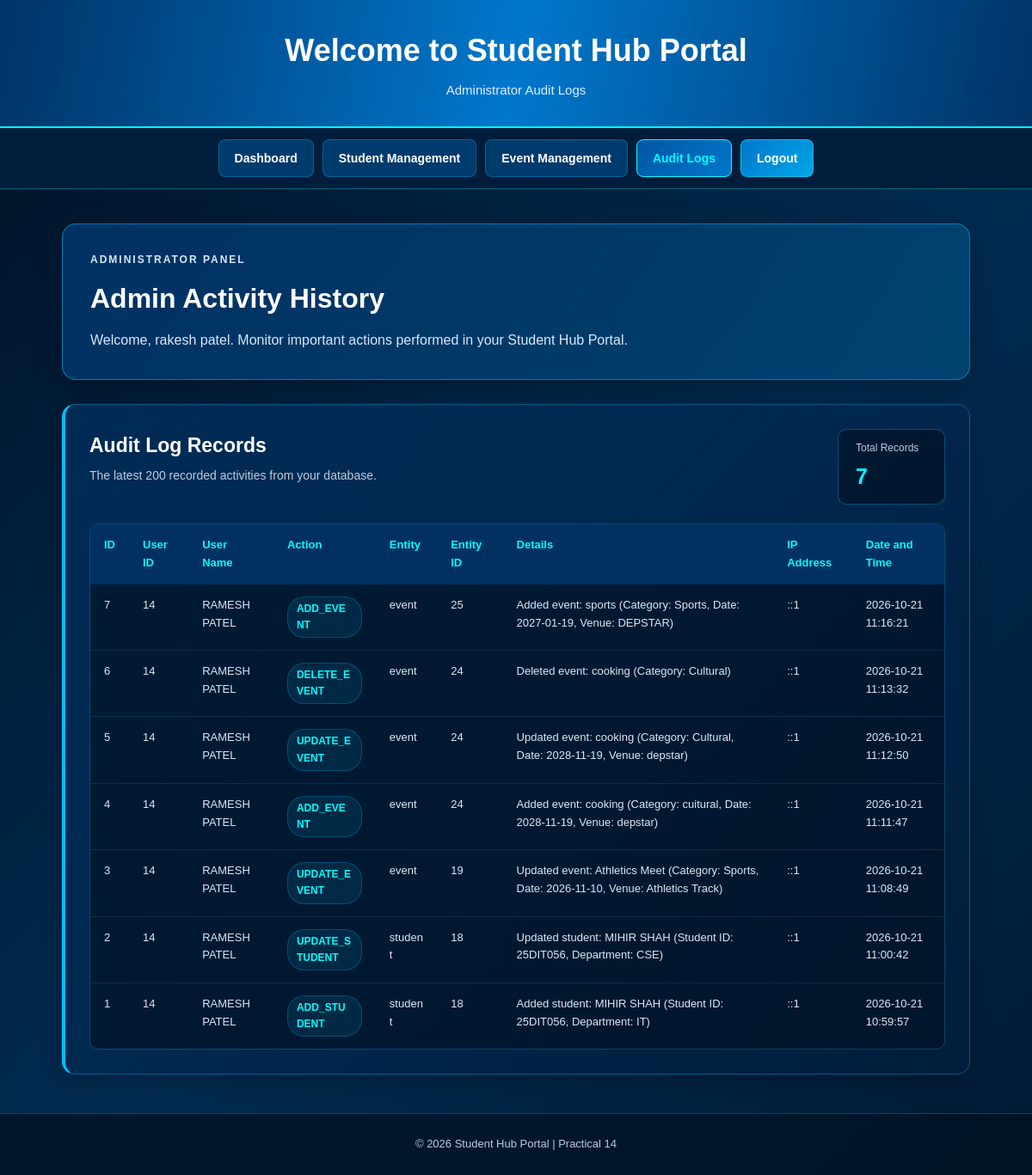
Page /audit_logs.php (signed in) on the committed database.
### tables this page shows
CREATE TABLE `audit_logs` (
  `id` int(11) NOT NULL,
  `user_id` int(11) DEFAULT NULL,
  `user_name` varchar(100) NOT NULL,
  `action` varchar(100) NOT NULL,
  `entity_type` varchar(50) NOT NULL,
  `entity_id` int(11) DEFAULT NULL,
  `details` text DEFAULT NULL,
  `ip_address` varchar(45) DEFAULT NULL,
  `created_at` timestamp NOT NULL DEFAULT current_timestamp()
);

### audit_logs.php (the view, shortened to what this page needs)
<?php
require_once __DIR__ . '/database.php';
$stmt = $conn->query(
    "SELECT id, user_id, user_name, action, entity_type,
            entity_id, details, ip_address, created_at
     FROM audit_logs
     ORDER BY id DESC
     LIMIT 200"
);
$logs = $stmt->fetchAll(PDO::FETCH_ASSOC);
function logEscape($value): string
{
    return htmlspecialchars(
        (string) ($value ?? ''),
        ENT_QUOTES,
        'UTF-8'
    );
}
$adminName = logEscape($_SESSION['student_name'] ?? 'Admin');
?>
<!DOCTYPE html>
<html lang="en">
<head>
    <link rel="stylesheet" href="audit_logs.css?v=2">
</head>
<body>
<header class="header">
    <h1>Welcome to Student Hub Portal</h1>
    <p>Administrator Audit Logs</p>
</header>
<nav class="navbar">
    <a href="admindash.php">Dashboard</a>
    <a href="students.php">Student Management</a>
    <a href="events.php">Event Management</a>
    <a href="audit_logs.php" class="active">Audit Logs</a>
    <a href="logout.php" class="logout-btn">Logout</a>
</nav>
<main class="container">
    <section class="page-intro">
        <p class="eyebrow">ADMINISTRATOR PANEL</p>
        <h2>Admin Activity History</h2>
        <p>
            Welcome, <?= $adminName ?>. Monitor important actions
            performed in your Student Hub Portal.
        </p>
    </section>
    <section class="audit-panel">
        <div class="panel-heading">
            <div>
                <h2>Audit Log Records</h2>
                <p class="audit-description">
                    The latest 200 recorded activities from your database.
                </p>
            </div>
            <div class="record-count">
                <span>Total Records</span>
                <strong><?= count($logs) ?></strong>
            </div>
        </div>
        <?php if (count($logs) > 0): ?>
            <div class="table-wrapper">
                <table class="audit-table">
                    <thead>
                        <tr>
                            <th>ID</th>
                            <th>User ID</th>
                            <th>User Name</th>
                            <th>Action</th>
                            <th>Entity</th>
                            <th>Entity ID</th>
                            <th>Details</th>
                            <th>IP Address</th>
                            <th>Date and Time</th>
                        </tr>
                    </thead>
                    <tbody>
                        <?php foreach ($logs as $log): ?>
                            <tr>
                                <td><?= logEscape($log['id']) ?></td>
                                <td><?= logEscape($log['user_id']) ?></td>
                                <td><?= logEscape($log['user_name']) ?></td>
                                <td>
                                    <span class="action-badge">
                                        <?= logEscape($log['action']) ?>
                                    </span>
                                </td>
                                <td><?= logEscape($log['entity_type']) ?></td>
                                <td><?= logEscape($log['entity_id']) ?></td>
                                <td><?= logEscape($log['details']) ?></td>
                                <td><?= logEscape($log['ip_address']) ?></td>
                                <td><?= logEscape($log['created_at']) ?></td>
                            </tr>
                        <?php endforeach; ?>
                    </tbody>
                </table>
            </div>
        <?php endif; ?>
    </section>
</main>
<footer>
    <p>&copy; <?= date('Y') ?> Student Hub Portal | Practical 14</p>
</footer>
</body>
</html>

### audit_logs.css (style rules this page uses)
* { margin: 0; padding: 0; box-sizing: border-box; }
:root { --navy: #001326; --dark-blue: #003366; --blue: #0077cc; --cyan: #00ffff; --light-cyan: #00bfff; --white: #ffffff; --text: #d5e9f8; --card: rgba(0, 30, 60, 0.92); }
html { scroll-behavior: smooth; }
body { font-family: Arial, Helvetica, sans-serif; background: linear-gradient(135deg, #001326, #002b50 55%, #001a33); background-attachment: fixed; color: var(--white); min-height: 100vh; line-height: 1.6; }
.header { text-align: center; padding: 30px 20px; background: linear-gradient(100deg, #003366, #0077cc, #003366); border-bottom: 2px solid var(--cyan); box-shadow: 0 5px 25px rgba(0, 0, 0, 0.35); }
.header h1 { font-size: clamp(25px, 4vw, 36px); margin-bottom: 5px; color: var(--white); }
.header p { color: #d8f0ff; font-size: 15px; }
.navbar { display: flex; justify-content: flex-end; align-items: center; flex-wrap: wrap; gap: 10px; padding: 13px 6%; background: rgba(0, 30, 60, 0.97); border-bottom: 1px solid rgba(0, 255, 255, 0.3); position: sticky; top: 0; z-index: 10; }
.navbar a { display: inline-block; color: var(--white); background: rgba(0, 119, 204, 0.35); padding: 10px 18px; border: 1px solid rgba(0, 191, 255, 0.3); border-radius: 8px; font-size: 14px; font-weight: bold; text-decoration: none; transition: 0.3s ease; }
.navbar .logout-btn { background: linear-gradient(135deg, #0077cc, #00a6e8); border-color: rgba(0, 255, 255, 0.45); }
.container { width: 88%; max-width: 1200px; margin: 40px auto; }
.page-intro { padding: 32px; margin-bottom: 28px; border-radius: 16px; border: 1px solid rgba(0, 191, 255, 0.5); background: linear-gradient( 120deg, rgba(0, 51, 102, 0.95), rgba(0, 80, 130, 0.65) ); box-shadow: 0 10px 35px rgba(0, 0, 0, 0.25); }
.eyebrow { color: var(--cyan); font-size: 12px; font-weight: bold; letter-spacing: 2px; margin-bottom: 10px; }
.page-intro h2 { font-size: clamp(24px, 4vw, 32px); margin-bottom: 10px; }
.page-intro p { color: var(--text); }
.audit-panel { padding: 28px; margin-bottom: 30px; background: linear-gradient( 135deg, rgba(0, 51, 102, 0.65), rgba(0, 30, 60, 0.9) ); border: 1px solid rgba(0, 191, 255, 0.35); border-left: 4px solid var(--light-cyan); border-radius: 15px; box-shadow: 0 8px 25px rgba(0, 0, 0, 0.2); }
.audit-panel h2 { font-size: 23px; margin-bottom: 8px; }
.audit-description { color: #b8cce0; font-size: 14px; margin-bottom: 22px; }
.table-wrapper { width: 100%; overflow-x: auto; border: 1px solid rgba(0, 191, 255, 0.25); border-radius: 10px; }
.audit-table { width: 100%; min-width: 750px; border-collapse: collapse; background: rgba(0, 19, 38, 0.7); }
.audit-table th, .audit-table td { padding: 14px 16px; text-align: left; vertical-align: top; }
.audit-table th { background: rgba(0, 51, 102, 0.95); color: var(--cyan); font-size: 13px; }
.audit-table td { color: var(--text); font-size: 13px; border-bottom: 1px solid rgba(112, 207, 255, 0.12); overflow-wrap: anywhere; }
.audit-table tbody tr:last-child td { border-bottom: none; }
.action-badge { display: inline-block; padding: 4px 10px; color: var(--cyan); background: rgba(0, 191, 255, 0.1); border: 1px solid rgba(0, 191, 255, 0.25); border-radius: 20px; font-size: 12px; font-weight: bold; }
footer { text-align: center; padding: 25px 15px; margin-top: 45px; background: rgba(0, 19, 38, 0.8); border-top: 1px solid rgba(0, 191, 255, 0.3); color: #b8cce0; font-size: 13px; }
.navbar a.active { background: linear-gradient(135deg, #0056a3, #0077cc); border-color: #00ffff; color: #00ffff; }
.panel-heading { display: flex; justify-content: space-between; align-items: center; flex-wrap: wrap; gap: 18px; margin-bottom: 22px; }
.panel-heading h2 { color: #ffffff; margin-bottom: 5px; }
.record-count { min-width: 125px; padding: 12px 20px; display: flex; flex-direction: column; gap: 3px; background: rgba(0, 19, 38, 0.7); border: 1px solid rgba(0, 191, 255, 0.35); border-radius: 10px; }
.record-count span { color: #b8cce0; font-size: 12px; }
.record-count strong { color: #00ffff; font-size: 25px; }
.navbar { justify-content: center; }

### rows in the picture
audit_logs: id "7", user "14", user_name "RAMESH PATEL", action "ADD_EVENT", entity_type "event", entity "25", details "Added event: sports (Category: Sports, Date: 2027-01-19, Venue: DEPSTAR)", ip_address "::1", created_at "2026-10-21 11:16:21"
audit_logs: id "6", user "14", user_name "RAMESH PATEL", action "DELETE_EVENT", entity_type "event", entity "24", details "Deleted event: cooking (Category: Cultural)", ip_address "::1", created_at "2026-10-21 11:13:32"
audit_logs: id "5", user "14", user_name "RAMESH PATEL", action "UPDATE_EVENT", entity_type "event", entity "24", details "Updated event: cooking (Category: Cultural, Date: 2028-11-19, Venue: depstar)", ip_address "::1", created_at "2026-10-21 11:12:50"
audit_logs: id "4", user "14", user_name "RAMESH PATEL", action "ADD_EVENT", entity_type "event", entity "24", details "Added event: cooking (Category: cuitural, Date: 2028-11-19, Venue: depstar)", ip_address "::1", created_at "2026-10-21 11:11:47"
audit_logs: id "3", user "14", user_name "RAMESH PATEL", action "UPDATE_EVENT", entity_type "event", entity "19", details "Updated event: Athletics Meet (Category: Sports, Date: 2026-11-10, Venue: Athletics Track)", ip_address "::1", created_at "2026-10-21 11:08:49"
audit_logs: id "2", user "14", user_name "RAMESH PATEL", action "UPDATE_STUDENT", entity_type "student", entity "18", details "Updated student: MIHIR SHAH (Student ID: 25DIT056, Department: CSE)", ip_address "::1", created_at "2026-10-21 11:00:42"
audit_logs: id "1", user "14", user_name "RAMESH PATEL", action "ADD_STUDENT", entity_type "student", entity "18", details "Added student: MIHIR SHAH (Student ID: 25DIT056, Department: IT)", ip_address "::1", created_at "2026-10-21 10:59:57"

### other values in the picture
$adminName "rakesh patel"
count($logs) "7"
